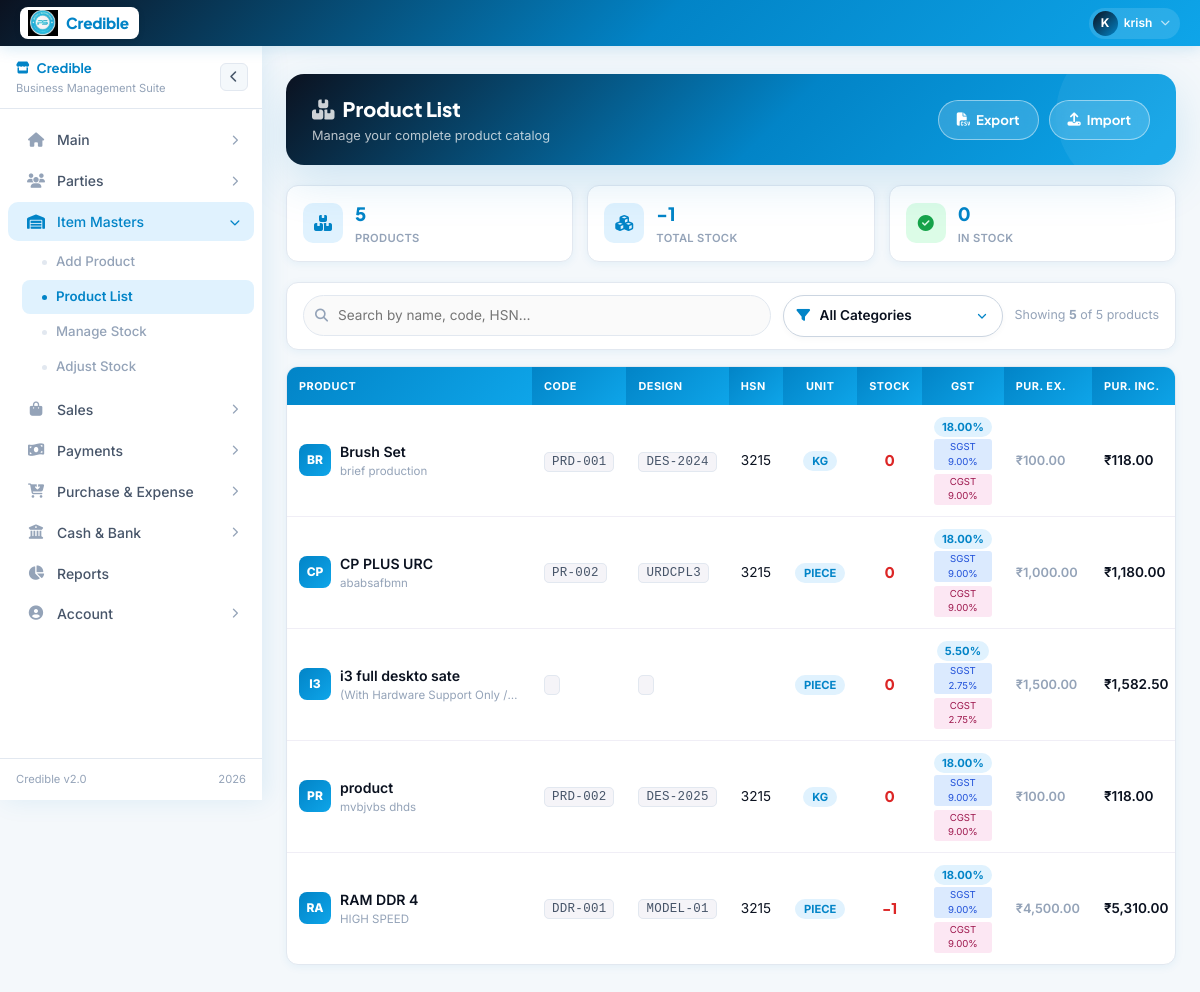
Screenshot of /fetch_master_list.php (signed in) with the database file from the repository.
### tables this page shows
CREATE TABLE `products` (
  `id` int(11) NOT NULL AUTO_INCREMENT,
  `product_name` varchar(255) NOT NULL,
  `category_id` int(11) DEFAULT NULL,
  `sub_category_id` int(11) DEFAULT NULL,
  `brand_id` int(11) DEFAULT NULL,
  `unit_id` int(11) DEFAULT NULL,
  `sku` varchar(50) DEFAULT NULL,
  `item_barcode` varchar(100) DEFAULT NULL,
  `description` text DEFAULT NULL,
  `price_per_piece` decimal(10,2) DEFAULT NULL,
  `tax_rate` int(5) DEFAULT 0,
  `total_price_without_gst` decimal(12,2) DEFAULT NULL,
  `total_price_with_gst` decimal(12,2) DEFAULT NULL,
  `quantity_alert` int(11) DEFAULT 0,
  `expiring_date` date DEFAULT NULL,
  `image_path` varchar(500) DEFAULT NULL,
  `created_by` int(11) DEFAULT NULL,
  `updated_at` datetime DEFAULT NULL,
  `updated_by` int(11) DEFAULT NULL,
  `product_code` varchar(50) NOT NULL DEFAULT '',
  `product_design_code` varchar(50) NOT NULL DEFAULT '',
  `product_description` text DEFAULT NULL,
  `hsn_code` varchar(50) DEFAULT NULL,
  `unit` enum('Piece','KG','Liter','Gram') DEFAULT NULL,
  `gst_percentage` decimal(5,2) DEFAULT 0.00,
  `quantity` int(255) NOT NULL DEFAULT 0,
  `purchase_price` decimal(10,2) DEFAULT 0.00,
  `sell_price` decimal(10,2) DEFAULT 0.00,
  `created_at` timestamp NULL DEFAULT current_timestamp(),
  `cgst` decimal(5,2) DEFAULT 0.00,
  `sgst` decimal(5,2) DEFAULT 0.00,
  `igst` decimal(5,2) DEFAULT 0.00,
  `tracking_type` enum('normal','serial') DEFAULT 'normal',
  PRIMARY KEY (`id`),
  KEY `fk_product_category` (`category_id`),
  CONSTRAINT `fk_product_category` FOREIGN KEY (`category_id`) REFERENCES `categories` (`id`) ON DELETE SET NULL ON UPDATE CASCADE
);

### fetch_master_list.php (the view, shortened to what this page needs)
<?php
require_once 'config.php';
$stmt = $conn->prepare("SELECT id, product_name, product_code, product_design_code, product_description, hsn_code, unit, quantity, purchase_price, sell_price, gst_percentage, COALESCE(cgst, 0) as cgst, COALESCE(sgst, 0) as sgst, COALESCE(igst, 0) as igst, category_id FROM products ORDER BY product_name");
$stmt->execute();
$products = $stmt->get_result()->fetch_all(MYSQLI_ASSOC);
$is_staff = isset($_SESSION['user_type']) && $_SESSION['user_type'] === 'staff';
$total_products = count($products);
$total_qty = array_sum(array_column($products, 'quantity'));
?>
<!DOCTYPE html>
<html lang="en">
<head>
    <link href="https://cdn.jsdelivr.net/npm/bootstrap@5.3.0/dist/css/bootstrap.min.css" rel="stylesheet">
    <link href="https://cdnjs.cloudflare.com/ajax/libs/font-awesome/6.4.0/css/all.min.css" rel="stylesheet">
</head>
<body>
<?php include('layout.php'); ?>
<div class="page-wrap">
    <div class="page-hero">
        <div>
            <div class="hero-title"><i class="fas fa-boxes-stacked me-2" style="opacity:.8"></i>Product List</div>
            <div class="hero-sub">Manage your complete product catalog</div>
        </div>
        <div class="hero-actions">
            <a href="export_products_csv.php" class="btn-secondary-c">
                <i class="fas fa-file-csv"></i> Export
            </a>
            <a href="#" class="btn-secondary-c" data-bs-toggle="modal" data-bs-target="#importModal">
                <i class="fas fa-upload"></i> Import
            </a>
        </div>
    </div>
    <div class="stats-row">
        <div class="stat-card">
            <div class="stat-icon purple"><i class="fas fa-boxes-stacked"></i></div>
            <div>
                <div class="stat-val"><?php echo number_format($total_products); ?></div>
                <div class="stat-label">Products</div>
            </div>
        </div>
        <div class="stat-card">
            <div class="stat-icon blue"><i class="fas fa-cubes"></i></div>
            <div>
                <div class="stat-val"><?php echo number_format($total_qty); ?></div>
                <div class="stat-label">Total Stock</div>
            </div>
        </div>
        <div class="stat-card">
            <div class="stat-icon green"><i class="fas fa-circle-check"></i></div>
            <div>
                <div class="stat-val"><?php echo number_format(count(array_filter($products, function($p) { return $p['quantity'] > 0; }))); ?></div>
                <div class="stat-label">In Stock</div>
            </div>
        </div>
    </div>
    <div class="toolbar">
        <div class="search-wrap">
            <i class="fas fa-search si"></i>
            <input type="text" id="searchInput" class="search-input" placeholder="Search by name, code, HSN…" autocomplete="off">
        </div>
        <div class="category-filter-wrap">
            <select id="categoryFilter" class="category-select" title="Filter by Category">
                <option value="">All Categories</option>
            </select>
        </div>
        <div class="toolbar-info">
            Showing <strong id="visibleCount"><?php echo $total_products; ?></strong> of <?php echo $total_products; ?> products
        </div>
    </div>
    <div class="table-card">
        <div class="table-scroll">
            <table class="data-table" id="productsTable">
                <thead>
                    <tr>
                        <th>Product</th>
                        <th>Code</th>
                        <th>Design</th>
                        <th>HSN</th>
                        <th class="center">Unit</th>
                        <th class="center">Stock</th>
                        <th class="center">GST</th>
                        <th>Pur. Ex.</th>
                        <th>Pur. Inc.</th>
                    </tr>
                </thead>
                <tbody>
                <?php if (empty($products)): ?>
                    <tr class="empty-row">
                        <td colspan="<?php echo $is_staff ? 11 : 12; ?>">
                            <div class="empty-icon"><i class="fas fa-box-open"></i></div>
                            <div style="font-weight:600;margin-bottom:5px">No products yet</div>
                            <div style="font-size:.8rem">Click <strong>Add Product</strong> to add your first product.</div>
                        </td>
                    </tr>
                <?php else: ?>
                    <?php foreach ($products as $p):
                        $gst_pct  = floatval($p['gst_percentage']);
                        $gst_mult = 1 + ($gst_pct / 100);
                        $pur_inc  = floatval($p['purchase_price']);
                        $pur_ex   = $gst_mult > 0 ? $pur_inc / $gst_mult : 0;
                        $qty      = (int)$p['quantity'];
                        $initials = strtoupper(substr($p['product_name'], 0, 2));
                        $qtyClass = $qty == 0 ? 'zero' : ($qty <= 5 ? 'low' : '');
                        $searchVal = strtolower($p['product_name'].' '.$p['product_code'].' '.($p['hsn_code']??'').' '.$p['product_design_code']);
                        $sgst = floatval($p['sgst']);
                        $cgst = floatval($p['cgst']);
                    ?>
                    <tr data-id="<?php echo $p['id']; ?>" data-category="<?php echo htmlspecialchars($p['category_id'] ?? ''); ?>" data-search="<?php echo htmlspecialchars($searchVal); ?>" style="cursor:pointer">
                        <td data-label="Product">
                            <div class="prod-cell">
                                <div class="prod-avatar"><?php echo $initials; ?></div>
                                <div>
                                    <div class="prod-name"><?php echo htmlspecialchars($p['product_name']); ?></div>
                                    <?php if (!empty($p['product_description'])): ?>
                                        <div class="prod-desc"><?php echo htmlspecialchars($p['product_description']); ?></div>
                                    <?php endif; ?>
                                </div>
                            </div>
                        </td>
                        <td data-label="Code"><span class="code-chip"><?php echo htmlspecialchars($p['product_code']); ?></span></td>
                        <td data-label="Design"><span class="code-chip"><?php echo htmlspecialchars($p['product_design_code']); ?></span></td>
                        <td data-label="HSN"><?php echo htmlspecialchars($p['hsn_code'] ?? '—'); ?></td>
                        <td data-label="Unit" class="center"><span class="unit-badge"><?php echo htmlspecialchars($p['unit'] ?? '—'); ?></span></td>
                        <td data-label="Stock" class="center"><span class="qty-cell <?php echo $qtyClass; ?>"><?php echo number_format($qty); ?></span></td>
                        <td data-label="GST" class="center">
                            <span class="gst-chip"><?php echo number_format($gst_pct, 2); ?>%</span>
                            <?php if ($gst_pct > 0): ?>
                            <div class="gst-breakup">
                                <?php if ($sgst > 0): ?>
                                    <span class="gst-sgst">SGST <?php echo number_format($sgst, 2); ?>%</span>
                                <?php endif; ?>
                                <?php if ($cgst > 0): ?>
                                    <span class="gst-cgst">CGST <?php echo number_format($cgst, 2); ?>%</span>
                                <?php endif; ?>
                            </div>
                            <?php endif; ?>
                        </td>
                        <td data-label="Pur. Ex." class="price-cell muted">₹<?php echo number_format($pur_ex, 2); ?></td>
                        <td data-label="Pur. Inc." class="price-cell">₹<?php echo number_format($pur_inc, 2); ?></td>
                    </tr>
                    <?php endforeach; ?>
                <?php endif; ?>
                </tbody>
            </table>
        </div>
    </div>
</div>
</body>
</html>

### layout.php (style rules this page uses)
:root { --brand: #0284c7; --brand-dark: #0b1220; --brand-mid: #0ea5e9; --brand-light: #e0f2fe; --brand-xlight: #f0f9ff; --gold: #0369a1; --white: #ffffff; --bg: #f4f8fb; --card: #ffffff; --border: #e2e8f0; --text: #0b1220; --text-mid: #475569; --text-muted: #94a3b8; --success: #16a34a; --danger: #dc2626; --nav-h: 46px; --sb-w: 262px; --sb-w-collapsed: 64px; --radius: 10px; --shadow-nav: 0 2px 16px rgba(2,132,199,.18); --shadow-sb: 4px 0 24px rgba(2,132,199,.10); --transition: 0.28s cubic-bezier(.4,0,.2,1); }
*, *::before, *::after { box-sizing: border-box; margin: 0; padding: 0; }
html { scroll-behavior: smooth; }
body { font-family: 'Inter', sans-serif; background: var(--bg); color: var(--text); overflow-x: hidden; }
.page-wrap, .gb-page-wrap { margin-top: var(--nav-h); margin-left: var(--sb-w); padding: 28px 24px 60px; min-height: calc(100vh - var(--nav-h)); transition: margin-left var(--transition); }

### rows the page displays
products: quantity "0", product_name "BR", product_name "Brush Set", product_description "brief production", product_code "PRD-001", product_design_code "DES-2024", hsn_code "3215", unit "KG", gst_percentage "18.00", sgst "9.00", cgst "9.00", pur_ex "100.00", purchase_price "118.00"
products: product_name "CP", product_name "CP PLUS URC", product_description "ababsafbmn", product_code "PR-002", product_design_code "URDCPL3", hsn_code "3215", unit "PIECE", quantity "0", gst_percentage "18.00", sgst "9.00", cgst "9.00", pur_ex "1,000.00", purchase_price "1,180.00"
products: product_name "I3", product_name "i3 full deskto sate", product_description "(With Hardware Support Only /…", unit "PIECE", quantity "0", gst_percentage "5.50", sgst "2.75", cgst "2.75", pur_ex "1,500.00", purchase_price "1,582.50"
products: product_name "PR", product_name "product", product_description "mvbjvbs dhds", product_code "PRD-002", product_design_code "DES-2025", hsn_code "3215", unit "KG", quantity "0", gst_percentage "18.00", sgst "9.00", cgst "9.00", pur_ex "100.00", purchase_price "118.00"
products: product_name "RA", product_name "RAM DDR 4", product_description "HIGH SPEED", product_code "DDR-001", product_design_code "MODEL-01", hsn_code "3215", unit "PIECE", quantity "-1", gst_percentage "18.00", sgst "9.00", cgst "9.00", pur_ex "4,500.00", purchase_price "5,310.00"

### other values shown
substr($uname, 0, 1) "K"
explode(' ', $uname)[0] "krish"
$total_products "5"
$total_qty "-1"
